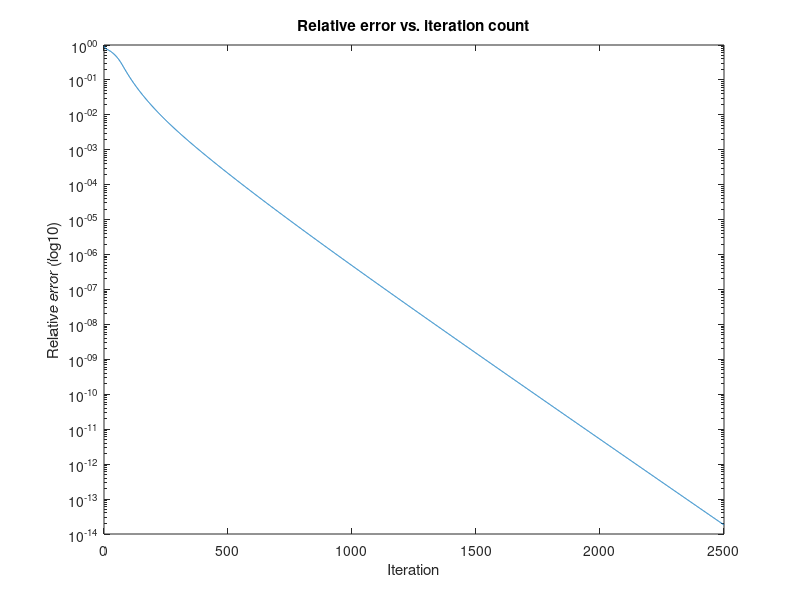

MATLAB code to generate this figure:
% Implementation of the Wirtinger Flow (WF) algorithm presented in the paper 
% "Phase Retrieval via Wirtinger Flow: Theory and Algorithms" 
% by E. J. Candes, X. Li, and M. Soltanolkotabi

% The input data are phaseless measurements about a random complex
% valued 1D signal. 

%% Make signal and data 
n = 128;
x = randn(n,1) + 1i*randn(n,1);

m = round(4.5*n);                     
A = 1/sqrt(2)*randn(m,n) + 1i/sqrt(2)*randn(m,n);
y = abs(A*x).^2 ;

%% Initialization

npower_iter = 50;                           % Number of power iterations 
z0 = randn(n,1); z0 = z0/norm(z0,'fro');    % Initial guess 
for tt = 1:npower_iter,                     % Power iterations
    z0 = A'*(y.* (A*z0)); z0 = z0/norm(z0,'fro');
end

normest = sqrt(sum(y)/numel(y));    % Estimate norm to scale eigenvector  
z = normest * z0;                   % Apply scaling 
Relerrs = norm(x - exp(-1i*angle(trace(x'*z))) * z, 'fro')/norm(x,'fro'); % Initial rel. error

%% Loop

T = 2500;                           % Max number of iterations
tau0 = 330;                         % Time constant for step size
mu = @(t) min(1-exp(-t/tau0), 0.2); % Schedule for step size

for t = 1:T,
    yz = A*z;
    grad  = 1/m* A'*( ( abs(yz).^2-y ) .* yz ); % Wirtinger gradient
    z = z - mu(t)/normest^2 * grad;             % Gradient update 

    Relerrs = [Relerrs, norm(x - exp(-1i*angle(trace(x'*z))) * z, 'fro')/norm(x,'fro')];  
end
 
%% Check results

 fprintf('Relative error after initialization: %f\n', Relerrs(1))
 fprintf('Relative error after %d iterations: %f\n', T, Relerrs(T+1))
 
 figure, semilogy(0:T,Relerrs) 
 xlabel('Iteration'), ylabel('Relative error (log10)'), ...
     title('Relative error vs. iteration count')
 
 

    
  
